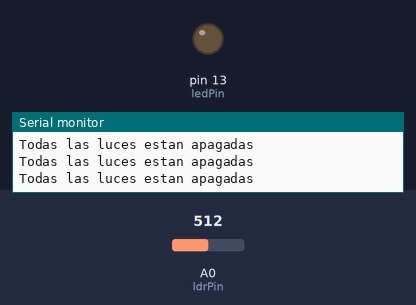
This sketch was run on a simulated Arduino Uno, built with avr-gcc and run on an emulated ATmega328P. Shown: output pins drawn as LEDs (lit = HIGH), the last lines printed to the serial monitor. Inputs (shaded band) come from the test bench; at power-on: A0 (ldrPin) = 512.

Above: at 1.2 s.
1.3 s: A0 (ldrPin) set to 981
2.8 s: A0 (ldrPin) set to 1003
At 3.5 s:
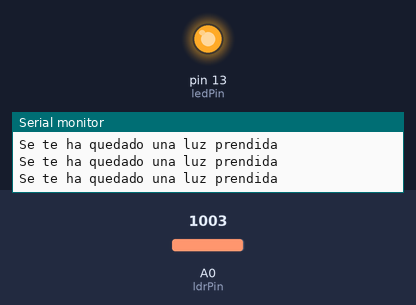
4.3 s: A0 (ldrPin) set to 980
At 4.8 s:
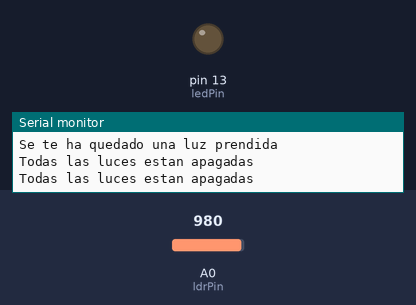
5.9 s: A0 (ldrPin) set to 1000
At 7.4 s:
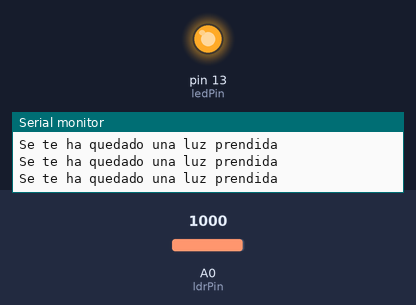
Timing chart, 0 to 8.5 s (numbered marks = the images above; inputs shaded):
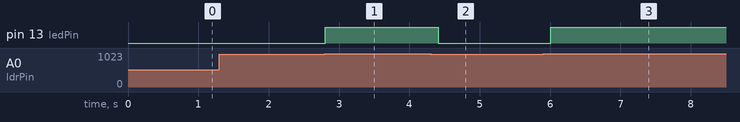

Measured:
- the behaviour switches between 990 and 991 on A0 (ldrPin) (found by bisection; images 0 and 1)
- after the input at 2.8 s, pin 13 (ledPin): LOW → HIGH at once
- after the input at 4.3 s, pin 13 (ledPin): HIGH → LOW after 0.11 s
- after the input at 5.9 s, pin 13 (ledPin): LOW → HIGH after 0.11 s

The sketch:

Proyecto1.ino
```cpp
const int ledPin = 13;   //the number of the LED pin
const int ldrPin = A0;  //the number of the LDR pin


void setup() {

  Serial.begin(9600);
  pinMode(ledPin, OUTPUT);
  pinMode(ldrPin, INPUT);
}

void loop() {

  int ldrStatus = analogRead(ldrPin);

  if (ldrStatus > 990) {
    digitalWrite(ledPin, HIGH);
    Serial.println("Se te ha quedado una luz prendida");
  }
  else {
    digitalWrite(ledPin, LOW);
    Serial.println("Todas las luces estan apagadas");
  }
  delay(200);
}
```
